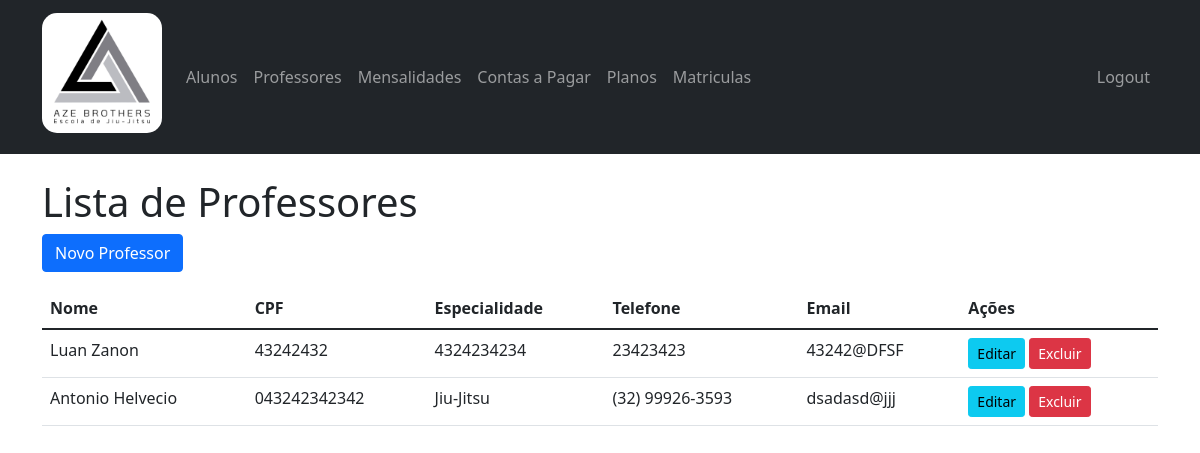
The page /professores (signed in) on the database its author committed.
### app.py (models this page shows)
class Professor(db.Model):
    id = db.Column(db.Integer, primary_key=True)
    nome = db.Column(db.String(100), nullable=False)
    cpf = db.Column(db.String(11), unique=True, nullable=False)
    especialidade = db.Column(db.String(50), nullable=False)
    telefone = db.Column(db.String(20))
    email = db.Column(db.String(120))

### app.py (the view)
@app.route('/professores')
@login_required
@requer_permissao('professores')
def listar_professores():
    professores = Professor.query.all()
    return render_template('professores/listar.html', professores=professores)

### app.py (called while the page is built)
def requer_permissao(codigo_permissao):
    def decorator(f):
        @wraps(f)
        def decorated_function(*args, **kwargs):
            if not current_user.tem_permissao(codigo_permissao):
                flash('Você não tem permissão para acessar esta área. Procure o Administrador para solicitar !', 'error')
                return redirect(url_for('index'))
            return f(*args, **kwargs)
        return decorated_function
    return decorator

@login_manager.user_loader
def load_user(user_id):
    return Usuario.query.get(int(user_id))

    def tem_permissao(self, codigo_permissao):
        if self.tipo == 'admin':  # Admin tem todas as permissões
            return True
        return any(p.codigo == codigo_permissao for p in self.permissoes)

### templates/professores/listar.html (shortened to what this page needs)
{% extends "base.html" %}
{% block content %}
    <h1>Lista de Professores</h1>
    <a href="{{ url_for('novo_professor') }}" class="btn btn-primary mb-3">Novo Professor</a>
    <table class="table">
        <thead>
            <tr>
                <th>Nome</th>
                <th>CPF</th>
                <th>Especialidade</th>
                <th>Telefone</th>
                <th>Email</th>
                <th>Ações</th>
            </tr>
        </thead>
        <tbody>
            {% for professor in professores %}
            <tr>
                <td>{{ professor.nome }}</td>
                <td>{{ professor.cpf }}</td>
                <td>{{ professor.especialidade }}</td>
                <td>{{ professor.telefone }}</td>
                <td>{{ professor.email }}</td>
                <td>
                    <a href="{{ url_for('editar_professor', id=professor.id) }}" class="btn btn-sm btn-info">Editar</a>
                    <form action="{{ url_for('excluir_professor', id=professor.id) }}" method="POST" style="display:inline;">
                        <button type="submit" class="btn btn-sm btn-danger" onclick="return confirm('Tem certeza que deseja excluir este professor?');">Excluir</button>
                    </form>
                </td>
            </tr>
            {% endfor %}
        </tbody>
    </table>
{% endblock %}

### rows shown on the page
Professor: nome "Luan Zanon", cpf "43242432", especialidade "4324234234", telefone "23423423", email "43242@DFSF"
Professor: nome "Antonio Helvecio", cpf "043242342342", especialidade "Jiu-Jitsu", telefone "(32) 99926-3593", email "dsadasd@jjj"
